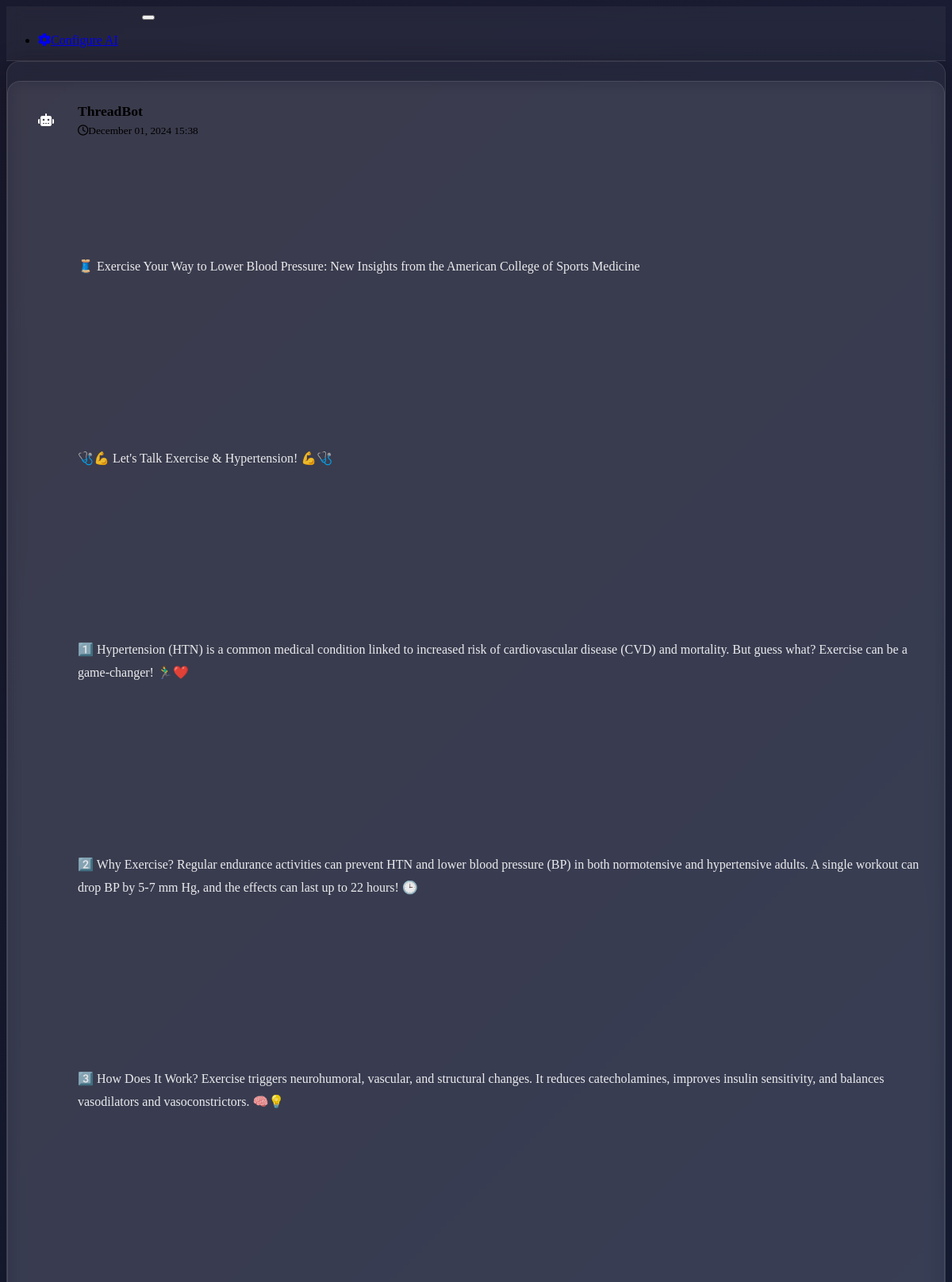
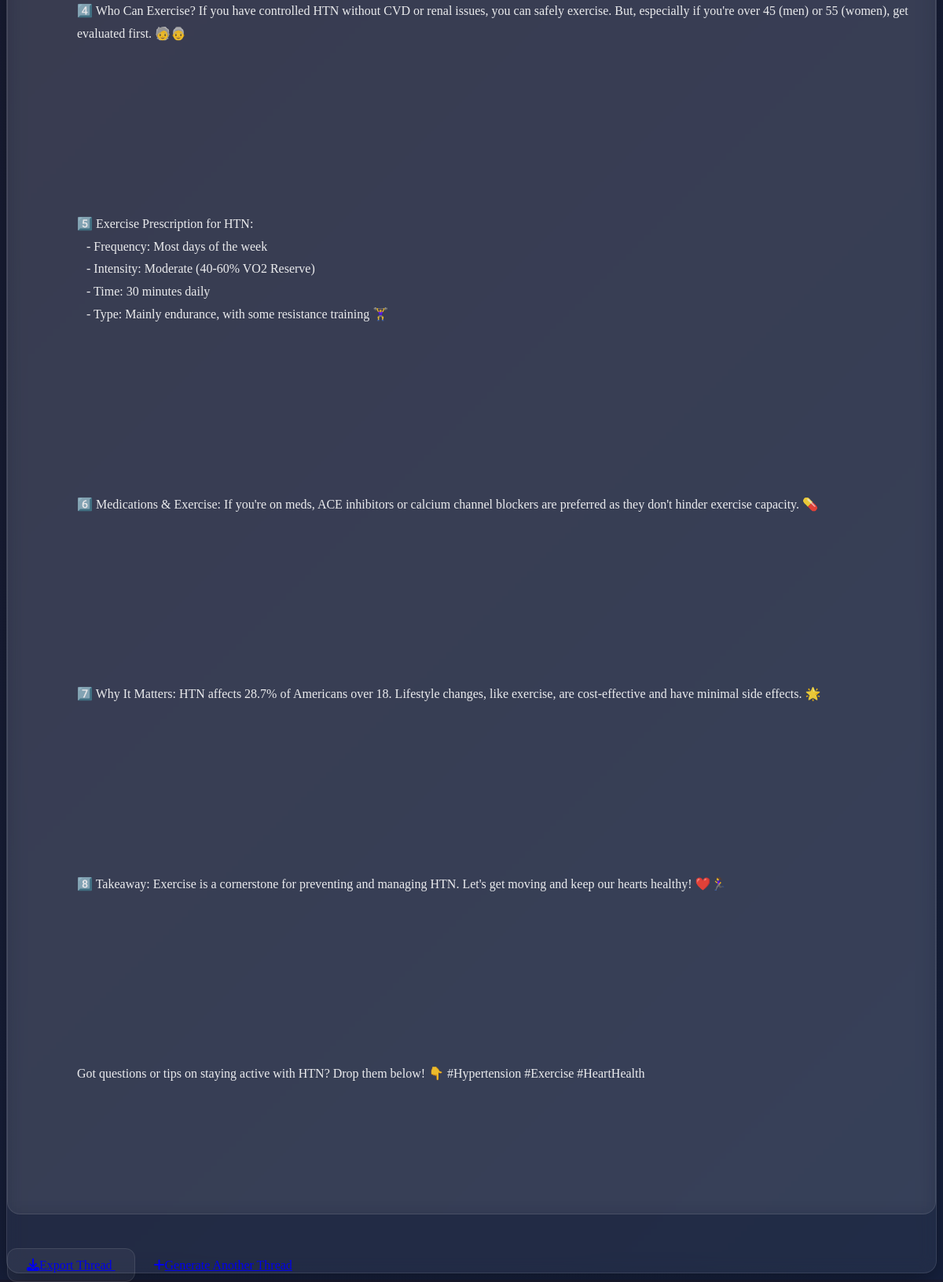
The page /thread/7 on the database its author committed (2 pictures, top to bottom).
### models.py (models this page shows)
class ThreadPost(db.Model):
    id = db.Column(db.Integer, primary_key=True)
    thread_id = db.Column(db.Integer, db.ForeignKey('thread.id'), nullable=False)
    content = db.Column(db.Text, nullable=False)
    created_at = db.Column(db.DateTime, default=datetime.utcnow)

### app.py (the view)
@app.route('/thread/<int:thread_id>')
def view_thread(thread_id):
    thread = Thread.query.get_or_404(thread_id)
    return render_template('thread.html', thread=thread)

### templates/thread.html (shortened to what this page needs)
{% extends "base.html" %}
{% block content %}
<div class="row justify-content-center">
    <div class="col-md-8">
        <div class="card">
            <div class="card-body">
                <div class="thread-container">
                    {% for post in thread.posts %}
                    <div class="thread-post">
                        <div class="thread-post-header">
                            <div class="avatar">
                                <i class="fas fa-robot"></i>
                            </div>
                            <div class="post-meta">
                                <div class="username">ThreadBot</div>
                                <small class="text-muted">
                                    <i class="far fa-clock me-1"></i>{{ post.created_at.strftime('%B %d, %Y %H:%M') }}
                                </small>
                            </div>
                        </div>
                        <div class="post-content">
                            {% if loop.first %}
                                {% set cleaned_title = thread.title | replace('**', '') | replace('*', '') | replace('"', '') | trim %}
                                <p>🧵 {{ cleaned_title }}</p>
                            {% endif %}
                            {% for line in post.content.split('\n\n') %}
                                {% if line.strip() %}
                                    {% set cleaned_line = line | replace('**', '') | replace('*', '') | replace('"', '') | trim %}
                                    <p>{{ cleaned_line }}</p>
                                {% endif %}
                            {% endfor %}
                        </div>
                    </div>
                    {% endfor %}
                </div>
                <div class="text-center mt-4">
                    <a href="{{ url_for('export_thread', thread_id=thread.id) }}" class="btn btn-secondary me-2">
                        <i class="fas fa-download me-1"></i>Export Thread
                    </a>
                    <a href="{{ url_for('index') }}" class="btn btn-primary">
                        <i class="fas fa-plus me-1"></i>Generate Another Thread
                    </a>
                </div>
            </div>
        </div>
    </div>
</div>
{% endblock %}

### static/css/custom.css (style rules this page uses)
:root { --glass-bg: rgba(255, 255, 255, 0.05); --glass-border: rgba(255, 255, 255, 0.1); --glass-shadow: 0 8px 32px 0 rgba(0, 0, 0, 0.36); }
body { background: linear-gradient(135deg, #1a1a2e 0%, #16213e 100%); min-height: 100vh; }
.card { background: var(--glass-bg) !important; backdrop-filter: blur(10px); border: 1px solid var(--glass-border) !important; box-shadow: var(--glass-shadow); border-radius: 16px !important; }
.thread-container { padding: 1.5rem 0; }
.thread-post { position: relative; margin-bottom: 2rem; padding: 1.5rem; background: var(--glass-bg); backdrop-filter: blur(10px); border: 1px solid var(--glass-border); border-radius: 16px; transition: transform 0.3s ease, box-shadow 0.3s ease; }
.thread-post-header { display: flex; align-items: center; margin-bottom: 1rem; }
.avatar { width: 48px; height: 48px; border-radius: 50%; background: linear-gradient(135deg, var(--bs-primary) 0%, var(--bs-info) 100%); color: white; display: flex; align-items: center; justify-content: center; font-weight: bold; margin-right: 1rem; box-shadow: 0 4px 12px rgba(var(--bs-primary-rgb), 0.3); }
.post-meta { flex: 1; }
.username { font-weight: 600; font-size: 1.1rem; margin-bottom: 0.25rem; color: var(--bs-primary); }
.post-content { margin-left: 4rem; white-space: pre-wrap; line-height: 1.8; color: rgba(255, 255, 255, 0.9); }
.post-content p { margin-bottom: 1.5rem; }
.btn { padding: 0.75rem 1.5rem; font-weight: 500; border-radius: 12px; transition: all 0.3s ease; }
.btn-primary { background: linear-gradient(135deg, var(--bs-primary) 0%, var(--bs-info) 100%); border: none; box-shadow: 0 4px 12px rgba(var(--bs-primary-rgb), 0.3); }
.btn-secondary { background: var(--glass-bg); backdrop-filter: blur(10px); border: 1px solid var(--glass-border); }

### rows shown on the page
ThreadPost: created_at "December 01, 2024 15:38", cleaned_title "Exercise Your Way to Lower Blood Pressure: New Insights from the American College of Sports Medicine", cleaned_line "🩺💪 Let's Talk Exercise & Hypertension! 💪🩺" "1️⃣ Hypertension (HTN) is a common medical condition linked to increased risk of cardiovascular disease (CVD) and mortality. But guess what? Exercise can be a game-changer! 🏃‍♂️❤️" "2️⃣ Why Exercise? Regular endurance activities can prevent HTN and lower blood pressure (BP) in both normotensive and hypertensive adults. A single workout can drop BP by 5-7 mm Hg, and the effects can last up to 22 hours! 🕒" "3️⃣ How Does It Work? Exercise triggers neurohumoral, vascular, and structural changes. It reduces catecholamines, improves insulin sensitivity, and balances vasodilators and vasoconstrictors. 🧠💡" "4️⃣ Who Can Exercise? If you have controlled HTN without CVD or renal issues, you can safely exercise. But, especially if you're over 45 (men) or 55 (women), get evaluated first. 🧓👵" "5️⃣ Exercise Prescription for HTN: - Frequency: Most days of the week - Intensity: Moderate (40-60% VO2 Reserve) - Time: 30 minutes daily - Type: Mainly endurance, with some resistance training 🏋️‍♀️" "6️⃣ Medications & Exercise: If you're on meds, ACE inhibitors or calcium channel blockers are preferred as they don't hinder exercise capacity. 💊" "7️⃣ Why It Matters: HTN affects 28.7% of Americans over 18. Lifestyle changes, like exercise, are cost-effective and have minimal side effects. 🌟" "8️⃣ Takeaway: Exercise is a cornerstone for preventing and managing HTN. Let's get moving and keep our hearts healthy! ❤️🏃‍♀️" "Got questions or tips on staying active with HTN? Drop them below! 👇 #Hypertension #Exercise #HeartHealth"
